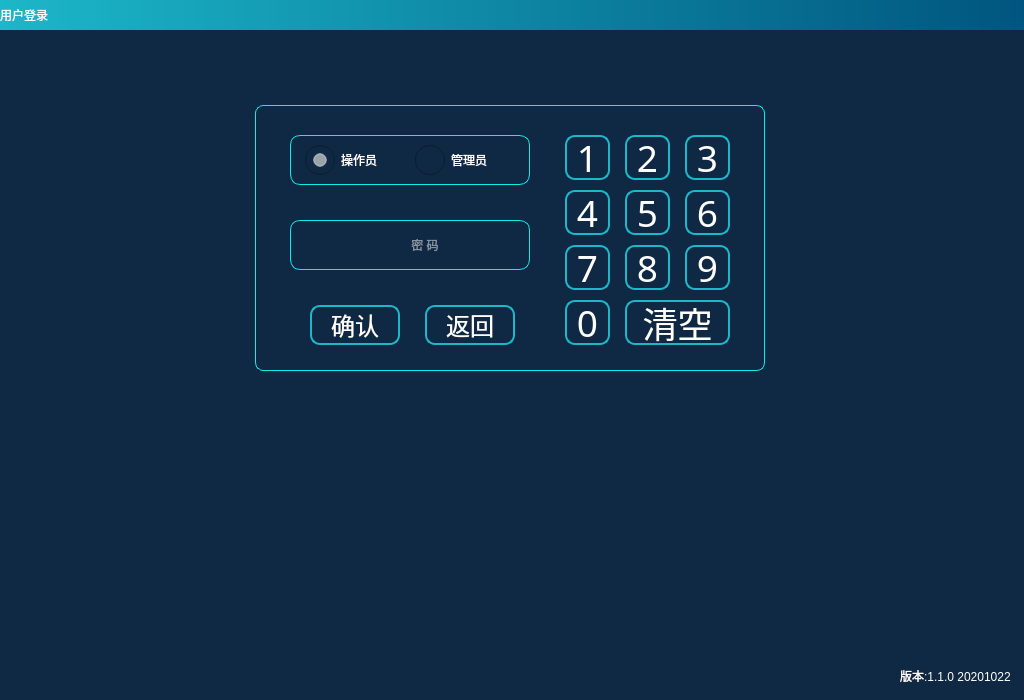
<?xml version="1.0" encoding="UTF-8"?>
<ui version="4.0">
 <class>Login</class>
 <widget class="QWidget" name="Login">
  <property name="geometry">
   <rect>
    <x>0</x>
    <y>0</y>
    <width>1024</width>
    <height>700</height>
   </rect>
  </property>
  <property name="windowTitle">
   <string>Form</string>
  </property>
  <property name="styleSheet">
   <string notr="true">QWidget{
color: rgb(255, 255, 255);
background-color: rgb(15, 41, 68);
}
QGroupBox{
font: 18pt &quot;文泉驿等宽微米黑&quot;;
border: 1px solid rgb(14, 237, 237);
border-radius:8px;
margin-top:10px;
}
QGroupBox:title{
color:white;

subcontrol-origin: margin;
subcontrol-position: top center;
left: 5px;
}
QRadioButton::indicator{
width:30px;
height:30px;
}
QRadioButton{
font: 16pt &quot;文泉驿等宽微米黑&quot;;
}
QRadioButton::indicator::unchecked {
image: url(:/Image/unchecked.png);
}
QRadioButton::indicator::checked {
image: url(:/Image/checked_r.png);
}
QToolButton{
font: 18pt &quot;文泉驿等宽微米黑&quot;;
color: rgb(255, 255, 255);
border:2px solid rgb(28, 183, 200);
border-radius:10px;
background-color: rgb(43, 79, 102);
background-color: rgb(15, 41, 68);
}
QToolButton:hover{
font: 16pt &quot;文泉驿等宽微米黑&quot;;
color: rgb(255, 0, 0);
color: rgb(0, 185, 185);
/*background-color: rgb(3, 127, 119);*/
}
QLabel{
font: 14pt &quot;文泉驿等宽微米黑&quot;;
color: rgb(255, 255, 255);
}
QLineEdit{
font: 16pt &quot;文泉驿等宽微米黑&quot;;
border:1px none rgb(79, 229, 219);
background-color: rgb(255, 255, 255);
background-color: rgb(15, 41, 68);
}
QDialog{
background-color: rgb(15, 41, 68);
}
QPushButton{
width:50px;
height:35px;
font: 14pt &quot;文泉驿等宽微米黑&quot;;
color: rgb(255, 255, 255);
border:2px solid rgb(28, 183, 200);
border-radius:10px;
background-color: rgb(15, 41, 68);
}</string>
  </property>
  <widget class="QLabel" name="label_25">
   <property name="geometry">
    <rect>
     <x>0</x>
     <y>0</y>
     <width>1024</width>
     <height>30</height>
    </rect>
   </property>
   <property name="styleSheet">
    <string notr="true">font: 18pt &quot;文泉驿等宽微米黑&quot;;
color: rgb(255, 255, 255);
background-color: qlineargradient(spread:reflect, x1:0, y1:0, x2:1, y2:0, stop:0 rgba(28, 183, 200, 255), stop:1 rgba(0, 85, 127, 255));</string>
   </property>
   <property name="text">
    <string>用户登录</string>
   </property>
  </widget>
  <widget class="QGroupBox" name="groupBox">
   <property name="geometry">
    <rect>
     <x>255</x>
     <y>95</y>
     <width>510</width>
     <height>276</height>
    </rect>
   </property>
   <property name="title">
    <string/>
   </property>
   <widget class="QLabel" name="lbUser">
    <property name="geometry">
     <rect>
      <x>-70</x>
      <y>45</y>
      <width>40</width>
      <height>40</height>
     </rect>
    </property>
    <property name="styleSheet">
     <string notr="true">border-image: url(:/Image/user.png);</string>
    </property>
    <property name="text">
     <string/>
    </property>
   </widget>
   <widget class="QLabel" name="label_3">
    <property name="geometry">
     <rect>
      <x>40</x>
      <y>130</y>
      <width>35</width>
      <height>35</height>
     </rect>
    </property>
    <property name="styleSheet">
     <string notr="true">border-image: url(:/Image/pwd.png);</string>
    </property>
    <property name="text">
     <string/>
    </property>
   </widget>
   <widget class="QToolButton" name="tBtnOk">
    <property name="geometry">
     <rect>
      <x>55</x>
      <y>210</y>
      <width>90</width>
      <height>40</height>
     </rect>
    </property>
    <property name="font">
     <font>
      <family>文泉驿等宽微米黑</family>
      <pointsize>18</pointsize>
      <weight>50</weight>
      <italic>false</italic>
      <bold>false</bold>
     </font>
    </property>
    <property name="focusPolicy">
     <enum>Qt::NoFocus</enum>
    </property>
    <property name="text">
     <string>确认</string>
    </property>
    <property name="icon">
     <iconset resource="../../../F2N_PROJECT/F2N/image.qrc">
      <normaloff>:/Image/ok.png</normaloff>:/Image/ok.png</iconset>
    </property>
    <property name="iconSize">
     <size>
      <width>25</width>
      <height>25</height>
     </size>
    </property>
    <property name="toolButtonStyle">
     <enum>Qt::ToolButtonTextBesideIcon</enum>
    </property>
   </widget>
   <widget class="QToolButton" name="tBtnBack">
    <property name="enabled">
     <bool>true</bool>
    </property>
    <property name="geometry">
     <rect>
      <x>170</x>
      <y>210</y>
      <width>90</width>
      <height>40</height>
     </rect>
    </property>
    <property name="font">
     <font>
      <family>文泉驿等宽微米黑</family>
      <pointsize>18</pointsize>
      <weight>50</weight>
      <italic>false</italic>
      <bold>false</bold>
     </font>
    </property>
    <property name="focusPolicy">
     <enum>Qt::NoFocus</enum>
    </property>
    <property name="text">
     <string>返回</string>
    </property>
    <property name="icon">
     <iconset resource="../../../F2N_PROJECT/F2N/image.qrc">
      <normaloff>:/Image/back.png</normaloff>:/Image/back.png</iconset>
    </property>
    <property name="iconSize">
     <size>
      <width>25</width>
      <height>25</height>
     </size>
    </property>
    <property name="toolButtonStyle">
     <enum>Qt::ToolButtonTextBesideIcon</enum>
    </property>
   </widget>
   <widget class="QLabel" name="label_4">
    <property name="geometry">
     <rect>
      <x>35</x>
      <y>40</y>
      <width>240</width>
      <height>50</height>
     </rect>
    </property>
    <property name="styleSheet">
     <string notr="true">border: 1px solid rgb(14, 237, 237);
border-radius:10px;</string>
    </property>
    <property name="text">
     <string/>
    </property>
   </widget>
   <widget class="QLabel" name="label_5">
    <property name="geometry">
     <rect>
      <x>35</x>
      <y>125</y>
      <width>240</width>
      <height>50</height>
     </rect>
    </property>
    <property name="styleSheet">
     <string notr="true">border: 1px solid rgb(14, 237, 237);
border-radius:10px;</string>
    </property>
    <property name="text">
     <string/>
    </property>
   </widget>
   <widget class="QLineEdit" name="lineEditPwd">
    <property name="geometry">
     <rect>
      <x>80</x>
      <y>130</y>
      <width>180</width>
      <height>40</height>
     </rect>
    </property>
    <property name="focusPolicy">
     <enum>Qt::StrongFocus</enum>
    </property>
    <property name="contextMenuPolicy">
     <enum>Qt::NoContextMenu</enum>
    </property>
    <property name="text">
     <string/>
    </property>
    <property name="maxLength">
     <number>6</number>
    </property>
    <property name="echoMode">
     <enum>QLineEdit::Password</enum>
    </property>
    <property name="alignment">
     <set>Qt::AlignCenter</set>
    </property>
    <property name="placeholderText">
     <string>密 码</string>
    </property>
   </widget>
   <widget class="QRadioButton" name="rBtnAdmin">
    <property name="geometry">
     <rect>
      <x>160</x>
      <y>50</y>
      <width>100</width>
      <height>30</height>
     </rect>
    </property>
    <property name="focusPolicy">
     <enum>Qt::ClickFocus</enum>
    </property>
    <property name="text">
     <string>管理员</string>
    </property>
    <property name="checkable">
     <bool>true</bool>
    </property>
   </widget>
   <widget class="QRadioButton" name="rBtnUser">
    <property name="geometry">
     <rect>
      <x>50</x>
      <y>50</y>
      <width>100</width>
      <height>30</height>
     </rect>
    </property>
    <property name="focusPolicy">
     <enum>Qt::ClickFocus</enum>
    </property>
    <property name="text">
     <string>操作员</string>
    </property>
    <property name="checked">
     <bool>true</bool>
    </property>
   </widget>
   <widget class="QToolButton" name="tBtn_3">
    <property name="geometry">
     <rect>
      <x>430</x>
      <y>40</y>
      <width>45</width>
      <height>45</height>
     </rect>
    </property>
    <property name="sizePolicy">
     <sizepolicy hsizetype="Fixed" vsizetype="Fixed">
      <horstretch>0</horstretch>
      <verstretch>0</verstretch>
     </sizepolicy>
    </property>
    <property name="font">
     <font>
      <family>文泉驿等宽微米黑</family>
      <pointsize>28</pointsize>
      <weight>50</weight>
      <italic>false</italic>
      <bold>false</bold>
     </font>
    </property>
    <property name="focusPolicy">
     <enum>Qt::NoFocus</enum>
    </property>
    <property name="styleSheet">
     <string notr="true">font: 28pt &quot;文泉驿等宽微米黑&quot;;</string>
    </property>
    <property name="text">
     <string>3</string>
    </property>
    <property name="autoRepeat">
     <bool>true</bool>
    </property>
   </widget>
   <widget class="QToolButton" name="tBtn_2">
    <property name="geometry">
     <rect>
      <x>370</x>
      <y>40</y>
      <width>45</width>
      <height>45</height>
     </rect>
    </property>
    <property name="sizePolicy">
     <sizepolicy hsizetype="Fixed" vsizetype="Fixed">
      <horstretch>0</horstretch>
      <verstretch>0</verstretch>
     </sizepolicy>
    </property>
    <property name="font">
     <font>
      <family>文泉驿等宽微米黑</family>
      <pointsize>28</pointsize>
      <weight>50</weight>
      <italic>false</italic>
      <bold>false</bold>
     </font>
    </property>
    <property name="focusPolicy">
     <enum>Qt::NoFocus</enum>
    </property>
    <property name="styleSheet">
     <string notr="true">font: 28pt &quot;文泉驿等宽微米黑&quot;;</string>
    </property>
    <property name="text">
     <string>2</string>
    </property>
    <property name="autoRepeat">
     <bool>true</bool>
    </property>
   </widget>
   <widget class="QToolButton" name="tBtn_1">
    <property name="geometry">
     <rect>
      <x>310</x>
      <y>40</y>
      <width>45</width>
      <height>45</height>
     </rect>
    </property>
    <property name="sizePolicy">
     <sizepolicy hsizetype="Fixed" vsizetype="Fixed">
      <horstretch>0</horstretch>
      <verstretch>0</verstretch>
     </sizepolicy>
    </property>
    <property name="font">
     <font>
      <family>文泉驿等宽微米黑</family>
      <pointsize>28</pointsize>
      <weight>50</weight>
      <italic>false</italic>
      <bold>false</bold>
     </font>
    </property>
    <property name="focusPolicy">
     <enum>Qt::NoFocus</enum>
    </property>
    <property name="styleSheet">
     <string notr="true">font: 28pt &quot;文泉驿等宽微米黑&quot;;</string>
    </property>
    <property name="text">
     <string>1</string>
    </property>
    <property name="autoRepeat">
     <bool>true</bool>
    </property>
   </widget>
   <widget class="QToolButton" name="tBtn_6">
    <property name="geometry">
     <rect>
      <x>430</x>
      <y>95</y>
      <width>45</width>
      <height>45</height>
     </rect>
    </property>
    <property name="sizePolicy">
     <sizepolicy hsizetype="Fixed" vsizetype="Fixed">
      <horstretch>0</horstretch>
      <verstretch>0</verstretch>
     </sizepolicy>
    </property>
    <property name="font">
     <font>
      <family>文泉驿等宽微米黑</family>
      <pointsize>28</pointsize>
      <weight>50</weight>
      <italic>false</italic>
      <bold>false</bold>
     </font>
    </property>
    <property name="focusPolicy">
     <enum>Qt::NoFocus</enum>
    </property>
    <property name="styleSheet">
     <string notr="true">font: 28pt &quot;文泉驿等宽微米黑&quot;;</string>
    </property>
    <property name="text">
     <string>6</string>
    </property>
    <property name="autoRepeat">
     <bool>true</bool>
    </property>
   </widget>
   <widget class="QToolButton" name="tBtn_4">
    <property name="geometry">
     <rect>
      <x>310</x>
      <y>95</y>
      <width>45</width>
      <height>45</height>
     </rect>
    </property>
    <property name="sizePolicy">
     <sizepolicy hsizetype="Fixed" vsizetype="Fixed">
      <horstretch>0</horstretch>
      <verstretch>0</verstretch>
     </sizepolicy>
    </property>
    <property name="font">
     <font>
      <family>文泉驿等宽微米黑</family>
      <pointsize>28</pointsize>
      <weight>50</weight>
      <italic>false</italic>
      <bold>false</bold>
     </font>
    </property>
    <property name="focusPolicy">
     <enum>Qt::NoFocus</enum>
    </property>
    <property name="styleSheet">
     <string notr="true">font: 28pt &quot;文泉驿等宽微米黑&quot;;</string>
    </property>
    <property name="text">
     <string>4</string>
    </property>
    <property name="autoRepeat">
     <bool>true</bool>
    </property>
   </widget>
   <widget class="QToolButton" name="tBtn_5">
    <property name="geometry">
     <rect>
      <x>370</x>
      <y>95</y>
      <width>45</width>
      <height>45</height>
     </rect>
    </property>
    <property name="sizePolicy">
     <sizepolicy hsizetype="Fixed" vsizetype="Fixed">
      <horstretch>0</horstretch>
      <verstretch>0</verstretch>
     </sizepolicy>
    </property>
    <property name="font">
     <font>
      <family>文泉驿等宽微米黑</family>
      <pointsize>28</pointsize>
      <weight>50</weight>
      <italic>false</italic>
      <bold>false</bold>
     </font>
    </property>
    <property name="focusPolicy">
     <enum>Qt::NoFocus</enum>
    </property>
    <property name="styleSheet">
     <string notr="true">font: 28pt &quot;文泉驿等宽微米黑&quot;;</string>
    </property>
    <property name="text">
     <string>5</string>
    </property>
    <property name="autoRepeat">
     <bool>true</bool>
    </property>
   </widget>
   <widget class="QToolButton" name="tBtn_9">
    <property name="geometry">
     <rect>
      <x>430</x>
      <y>150</y>
      <width>45</width>
      <height>45</height>
     </rect>
    </property>
    <property name="sizePolicy">
     <sizepolicy hsizetype="Fixed" vsizetype="Fixed">
      <horstretch>0</horstretch>
      <verstretch>0</verstretch>
     </sizepolicy>
    </property>
    <property name="font">
     <font>
      <family>文泉驿等宽微米黑</family>
      <pointsize>28</pointsize>
      <weight>50</weight>
      <italic>false</italic>
      <bold>false</bold>
     </font>
    </property>
    <property name="focusPolicy">
     <enum>Qt::NoFocus</enum>
    </property>
    <property name="styleSheet">
     <string notr="true">font: 28pt &quot;文泉驿等宽微米黑&quot;;</string>
    </property>
    <property name="text">
     <string>9</string>
    </property>
    <property name="autoRepeat">
     <bool>true</bool>
    </property>
   </widget>
   <widget class="QToolButton" name="tBtn_7">
    <property name="geometry">
     <rect>
      <x>310</x>
      <y>150</y>
      <width>45</width>
      <height>45</height>
     </rect>
    </property>
    <property name="sizePolicy">
     <sizepolicy hsizetype="Fixed" vsizetype="Fixed">
      <horstretch>0</horstretch>
      <verstretch>0</verstretch>
     </sizepolicy>
    </property>
    <property name="font">
     <font>
      <family>文泉驿等宽微米黑</family>
      <pointsize>28</pointsize>
      <weight>50</weight>
      <italic>false</italic>
      <bold>false</bold>
     </font>
    </property>
    <property name="focusPolicy">
     <enum>Qt::NoFocus</enum>
    </property>
    <property name="styleSheet">
     <string notr="true">font: 28pt &quot;文泉驿等宽微米黑&quot;;</string>
    </property>
    <property name="text">
     <string>7</string>
    </property>
    <property name="autoRepeat">
     <bool>true</bool>
    </property>
   </widget>
   <widget class="QToolButton" name="tBtn_8">
    <property name="geometry">
     <rect>
      <x>370</x>
      <y>150</y>
      <width>45</width>
      <height>45</height>
     </rect>
    </property>
    <property name="sizePolicy">
     <sizepolicy hsizetype="Fixed" vsizetype="Fixed">
      <horstretch>0</horstretch>
      <verstretch>0</verstretch>
     </sizepolicy>
    </property>
    <property name="font">
     <font>
      <family>文泉驿等宽微米黑</family>
      <pointsize>28</pointsize>
      <weight>50</weight>
      <italic>false</italic>
      <bold>false</bold>
     </font>
    </property>
    <property name="focusPolicy">
     <enum>Qt::NoFocus</enum>
    </property>
    <property name="styleSheet">
     <string notr="true">font: 28pt &quot;文泉驿等宽微米黑&quot;;</string>
    </property>
    <property name="text">
     <string>8</string>
    </property>
    <property name="autoRepeat">
     <bool>true</bool>
    </property>
   </widget>
   <widget class="QToolButton" name="tBtn_0">
    <property name="geometry">
     <rect>
      <x>310</x>
      <y>205</y>
      <width>45</width>
      <height>45</height>
     </rect>
    </property>
    <property name="sizePolicy">
     <sizepolicy hsizetype="Fixed" vsizetype="Fixed">
      <horstretch>0</horstretch>
      <verstretch>0</verstretch>
     </sizepolicy>
    </property>
    <property name="font">
     <font>
      <family>文泉驿等宽微米黑</family>
      <pointsize>28</pointsize>
      <weight>50</weight>
      <italic>false</italic>
      <bold>false</bold>
     </font>
    </property>
    <property name="focusPolicy">
     <enum>Qt::NoFocus</enum>
    </property>
    <property name="styleSheet">
     <string notr="true">font: 28pt &quot;文泉驿等宽微米黑&quot;;</string>
    </property>
    <property name="text">
     <string>0</string>
    </property>
    <property name="autoRepeat">
     <bool>true</bool>
    </property>
   </widget>
   <widget class="QToolButton" name="tBtnClear">
    <property name="geometry">
     <rect>
      <x>370</x>
      <y>205</y>
      <width>105</width>
      <height>45</height>
     </rect>
    </property>
    <property name="sizePolicy">
     <sizepolicy hsizetype="Fixed" vsizetype="Fixed">
      <horstretch>0</horstretch>
      <verstretch>0</verstretch>
     </sizepolicy>
    </property>
    <property name="minimumSize">
     <size>
      <width>0</width>
      <height>0</height>
     </size>
    </property>
    <property name="font">
     <font>
      <family>文泉驿等宽微米黑</family>
      <pointsize>26</pointsize>
      <weight>50</weight>
      <italic>false</italic>
      <bold>false</bold>
     </font>
    </property>
    <property name="focusPolicy">
     <enum>Qt::NoFocus</enum>
    </property>
    <property name="styleSheet">
     <string notr="true">font: 26pt &quot;文泉驿等宽微米黑&quot;;</string>
    </property>
    <property name="text">
     <string>清空</string>
    </property>
   </widget>
   <zorder>label_4</zorder>
   <zorder>label_5</zorder>
   <zorder>lbUser</zorder>
   <zorder>label_3</zorder>
   <zorder>tBtnOk</zorder>
   <zorder>tBtnBack</zorder>
   <zorder>lineEditPwd</zorder>
   <zorder>rBtnAdmin</zorder>
   <zorder>rBtnUser</zorder>
   <zorder>tBtn_3</zorder>
   <zorder>tBtn_2</zorder>
   <zorder>tBtn_1</zorder>
   <zorder>tBtn_6</zorder>
   <zorder>tBtn_4</zorder>
   <zorder>tBtn_5</zorder>
   <zorder>tBtn_9</zorder>
   <zorder>tBtn_7</zorder>
   <zorder>tBtn_8</zorder>
   <zorder>tBtn_0</zorder>
   <zorder>tBtnClear</zorder>
  </widget>
  <widget class="QLabel" name="label">
   <property name="geometry">
    <rect>
     <x>900</x>
     <y>655</y>
     <width>116</width>
     <height>41</height>
    </rect>
   </property>
   <property name="text">
    <string>版本:1.1.0 20201022</string>
   </property>
  </widget>
 </widget>
 <resources/>
 <connections/>
</ui>
